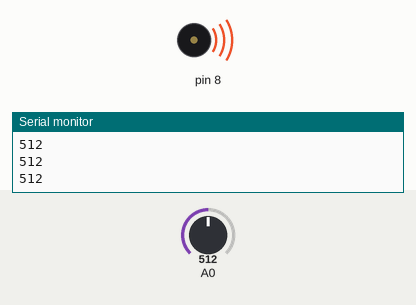
This sketch was run on a simulated Arduino Uno, built with avr-gcc and run on an emulated ATmega328P. Parts: buzzer (waves = sounding), the last lines printed to the serial monitor. The test bench sets the inputs (shaded band); at power-on: A0 = 512.

Above: at 1.2 s.
1.3 s: A0 set to 488
At 1.6 s:
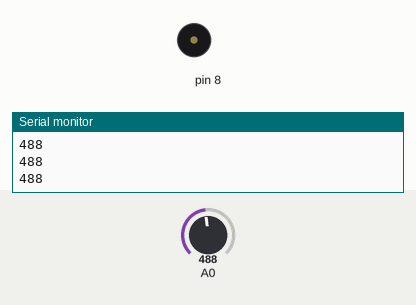
2.8 s: A0 set to 511
At 4.0 s:
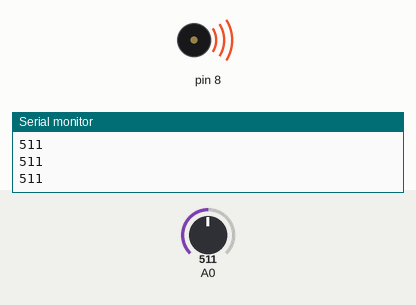
4.3 s: A0 set to 495
At 5.1 s:
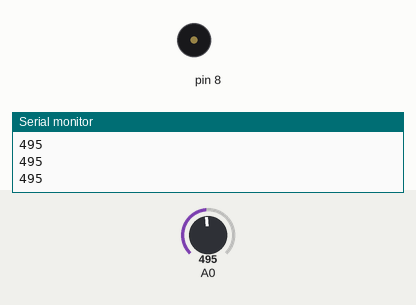
Timing chart, 0 to 7.3 s (numbered marks = the images above; inputs shaded):
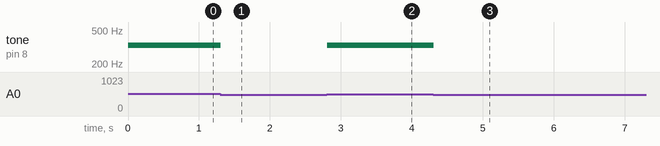

Measured:
- the behaviour switches between 505 and 504 on A0 (found by bisection; images 0 and 1)
- after the input at 1.3 s, tone on pin 8: 330 Hz → silent at once
- after the input at 2.8 s, tone on pin 8: silent → 330 Hz at once
- after the input at 4.3 s, tone on pin 8: 330 Hz → silent at once

The sketch:

soundAndLEDTest.ino.ino
```cpp
// create an array of notes
// the numbers below correspond to
// the frequencies of middle C, D, E, and F
int notes[] = {262, 294, 330, 349};
int switchState = 0;

void setup() {
  //start serial communication
  Serial.begin(9600);
  pinMode(8, OUTPUT);
}

void loop() {
  // create a local variable to hold the input on pin A0
  int keyVal = analogRead(A0);
  // send the value from A0 to the Serial Monitor
  Serial.println(keyVal);

  // play the note corresponding to each value on A0
  if (keyVal == 1023) {
    // play the first frequency in the array on pin 8
    tone(8, notes[0]);
  } else if (keyVal >= 990 && keyVal <= 1010) {
    // play the second frequency in the array on pin 8
    tone(8, notes[1]);
  } else if (keyVal >= 505 && keyVal <= 515) {
    // play the third frequency in the array on pin 8
    tone(8, notes[2]);
  } else if (keyVal >= 5 && keyVal <= 10) {
    // play the fourth frequency in the array on pin 8
    tone(8, notes[3]);
  } else {
    // if the value is out of range, play no tone
    noTone(8);
  }
}
```
